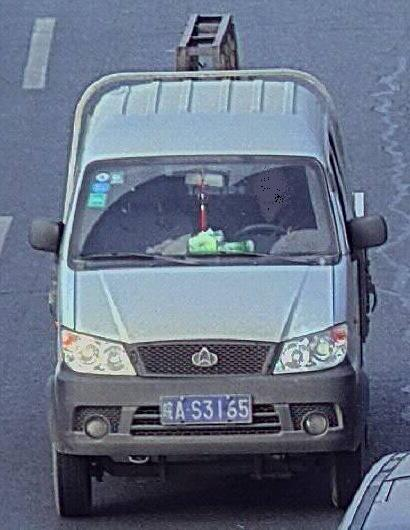
#> input picture plate_ segmentation/segment_color+sobel/image_preprocess/orig3.jpg, 410 x 530 px, found by its file name
$ python Sobel_segment.py   (Python 2 division)   (older library calls are emulated)
#> lines starting #> are read from the running program, lines starting #| are printed output that depends on the picture; after the words box and inside, x2 and y2 are one past the last pixel; in counts of white or black regions, pixels touching at a corner belong together
#decoding: utf-8
#encoding: utf-8

#openCV transform C++ code to python
#python2.7  openCV3.4

import numpy as np
import cv2 as cv
import os
import logging
import time

def ini():

    TM=time.strftime("%Y-%m-%d %H-%M-%S",time.localtime())
    LOG_FORMAT = "%(levelname)s -[:%(lineno)d]- %(message)s"
    logging.basicConfig(level=logging.INFO, format=LOG_FORMAT)
    logging.info('**************************Mason(%s)*******************'%(TM,))

# [4 lines left out: function show, not called in this run]

def save_image(image,name):
    path_out=path+name+'.jpg'
    cv.imwrite(path_out,image)
    logging.info('save image:%s ,done'%name)


#####################
#高斯模糊，降噪
def Gauss(image):
    logging.info('Gauss...')
    image_Guass=cv.GaussianBlur(image, (5, 5), 1.5)
    return image_Guass

#图像灰度化, 三种方式：最大，平均，加权平均
def Gary(image):
    logging.info('Gary...')
    iamge_Gary=cv.cvtColor(image, cv.COLOR_BGR2GRAY)
    return iamge_Gary

#图像增强/边缘检测，sobel算子（选定水平边缘为检测对象）
def Enhencement(image):
    logging.info('Enhencement...')

    Sobel_x=0 # x horizontal，
    Sobel_y= cv.Sobel(image, cv.CV_16S,dx=0,dy=1,ksize=3)
    #dy=1 means vertical, ddepth=CV_16S;,ksize use default;ksize must be 1,3,5,7, what is default?=3
    image_Sobel=Sobel_y
    return image_Sobel

#二值化， 两种方式：全局阈值和 自适应阈值cv.adaptiveThreshold
def Binary(image):
    logging.info('Binary...')
    # for binary type, donot need :MaxvalMaxval=conf.getint('Binary', 'value')# set to be that value,
    return_value,image_Binary=cv.threshold(image,127,255,cv.THRESH_BINARY)
    return image_Binary

#闭操作，区域连接
def Close(image):# should input binary image
    logging.info('Close...')
    kernel=cv.getStructuringElement(cv.MORPH_RECT,(20,20))  #must be int 方阵
    #func explaination   https://blog.csdn.net/qq_31186123/article/details/78770141
    image_Close=cv.morphologyEx(image,cv.MORPH_CLOSE,kernel)

    return image_Close


#计算边界/轮廓
#func explaination https://blog.csdn.net/hjxu2016/article/details/77833336
def Edge(path):#should input binary image
    logging.info('Edge...')
    #calculation
    image=cv.imread(path,cv.CV_8UC1)
    binary,contours, hierarchy = cv.findContours(image,cv.RETR_EXTERNAL,cv.CHAIN_APPROX_NONE)
    #in open CV3， findContours return 3 value; so my version is openCV3

    #draw boundary on the image
    image=cv.drawContours(image,contours,-1,(0,0,255),3)#-1:draw all edge;  3:line width；（0，0，255):RGB color scaler
    image_Edge=image
    return image_Edge,contours #outpur contours is a array,


#不相连的轮廓求最小外界矩形,并添加到原图中
# [12 lines left out: function draw_Min_Rect, not called in this run]


#角度筛选;角度判断与旋转。把倾斜角度大于阈值（如正负30度）的矩形舍弃
def Angle_filter(contours):
    logging.info('Angle_filter...')
    N= np.array(contours).shape[0]
    Box_update=[]
    contours_update=[]
    for i in range (0,N):
        Rect=cv.minAreaRect(contours[i])
        A=Rect[2]#anglle\

        if abs(A)<=20:
            contours_update.append(contours[i])
            Box_update.append(Rect)
    return contours_update,Box_update

#Area筛选box
# [60 lines left out: functions Rect_filter, CutImage, Unisize, segment_box, not called in this run]

'''def sobel_locate(iamge,name):
    logging.info('sobel_locate...')
    image_Gauss=Gauss(image)
    iamge_Gary=Gary(image_Gauss)
    image_Sobel=Enhencement(iamge_Gary)
    image_Binary=Binary(image_Sobel)
    image_Close=Close(image_Binary)
    image_Edge,contours=Edge(image_Close)

    image_located=segment_box(image,contours,'sobel_')

    return image_located'''


#########################

if __name__ == '__main__':
    ini()
    path='./image_proprocess/'

    path_='./image_proprocess/orig3.jpg'

    image_orig=np.array(cv.imread(path_))
#> image_orig is the input picture: shape (530, 410, 3); mean B, G, R 133, 113.1, 102.7


    image_Gauss=Gauss(image_orig)
#> in Gauss, `image_Guass=cv.GaussianBlur(image, (5, 5), 1.5)`:
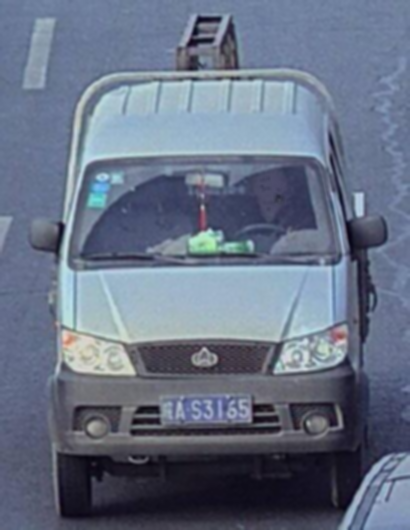
#> image_Guass: shape (530, 410, 3); mean B, G, R 133, 113.1, 102.7
    save_image(image_Gauss,"image_Gauss")

    iamge_Gary=Gary(image_Gauss)
#> in Gary, `iamge_Gary=cv.cvtColor(image, cv.COLOR_BGR2GRAY)`:
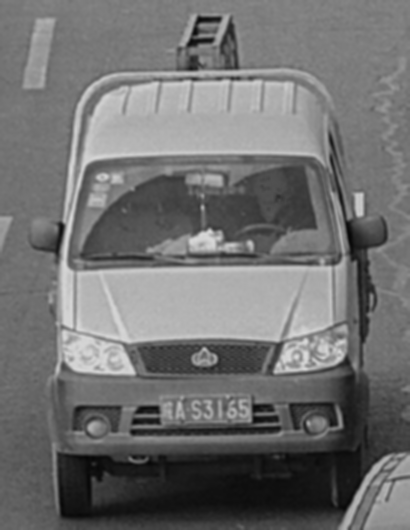
#> iamge_Gary: shape (530, 410); min 6, max 219, mean 112.2
    save_image(iamge_Gary,"image_Gary")

    image_Sobel=Enhencement(iamge_Gary)
#> in Enhencement, `Sobel_y= cv.Sobel(image, cv.CV_16S,dx=0,dy=1,ksize=3)`:
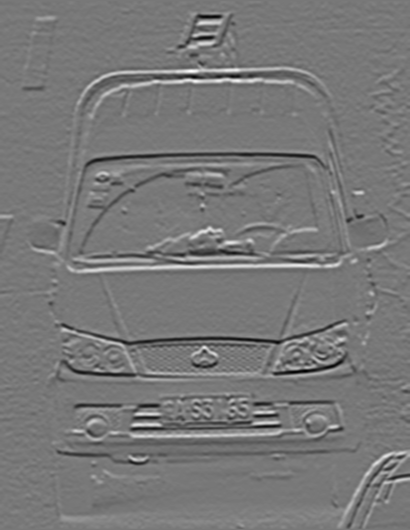
#> Sobel_y: shape (530, 410) int16; min -332, max 370, mean -0.6; drawn with min black and max white
    save_image(image_Sobel,"image_Sobel")
#> call 3 of save_image, with name = 'image_Sobel'
#> in save_image (call 3), `cv.imwrite(path_out,image)`:
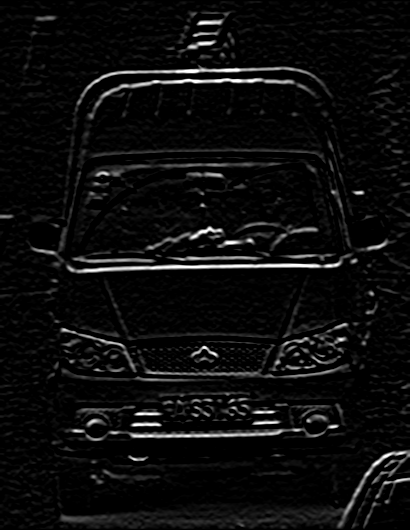
#> saved as image_Sobel.jpg: shape (530, 410); min 0, max 255, mean 12.6

    image_Binary=Binary(image_Sobel)
#> in Binary, `return_value,image_Binary=cv.threshold(image,127,255,cv.THRESH_BINARY)`:
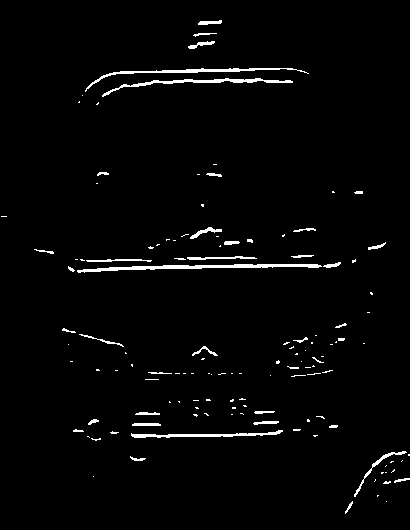
#> image_Binary: shape (530, 410) int16; 2.3% white; 130 white regions (90 under 20 px), largest, box (x1, y1, x2, y2) and area: (77, 264, 322, 273) 834, (85, 68, 309, 92) 574, (102, 78, 293, 97) 564
    save_image(image_Binary,"image_Binary")

    image_Close=Close(image_Binary)
#> in Close, `image_Close=cv.morphologyEx(image,cv.MORPH_CLOSE,kernel)`: image_Close: shape (530, 410) int16; 7.6% white; 26 white regions (9 under 20 px), largest, box (x1, y1, x2, y2) and area: (69, 228, 357, 274) 4283, (74, 399, 339, 462) 3651, (79, 69, 310, 106) 3301
    save_image(image_Close,"image_Close")
    for i in range(0,1):
        image_Close=Close(image_Close)
        save_image(image_Close,"image_Close")
#> this loop made 1 pass
#> pass 1, in Close (call 2), `image_Close=cv.morphologyEx(image,cv.MORPH_CLOSE,kernel)`:
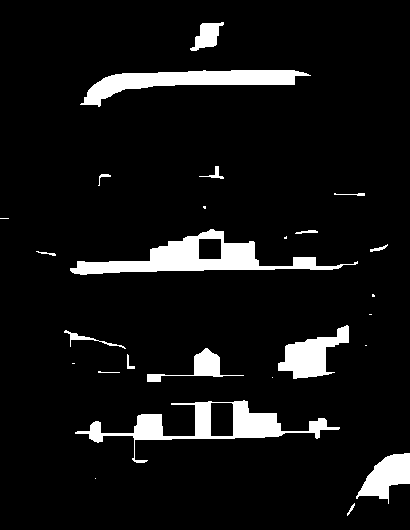
#> image_Close: shape (530, 410) int16; 7.6% white; 26 white regions (9 under 20 px), largest, box (x1, y1, x2, y2) and area: (70, 229, 358, 275) 4283, (75, 400, 340, 463) 3651, (80, 70, 311, 107) 3301


    image_Edge,contours=Edge('./image_proprocess/image_Close.jpg')
#> in Edge, `binary,contours, hierarchy = cv.findContours(image,cv.RETR_EXTERNAL,cv..`: contours = 274 contours, 254 with area under 20; largest, box (x1, y1, x2, y2) and area: (64, 226, 360, 280) 4794, (72, 400, 344, 464) 4414, (80, 64, 312, 112) 3527, (272, 320, 352, 384) 1980, (352, 448, 410, 504) 1538
#> in Edge, `image=cv.drawContours(image,contours,-1,(0,0,255),3)#-1:draw all edge;..`:
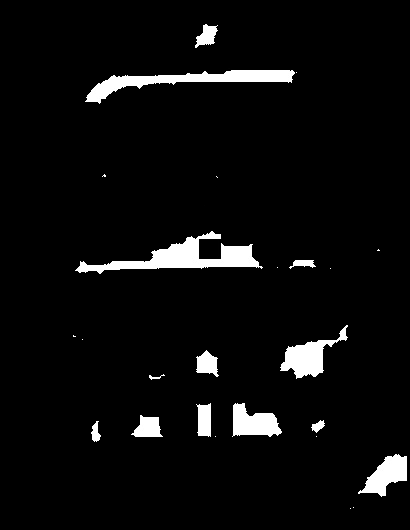
#> image: shape (530, 410); min 0, max 255, mean 12.3
    save_image(image_Edge,"image_Edge")
    #print np.array(contours).shape
    filter=1 #1 means open the two filters
    if filter!=1:
        image_with_MinRect=draw_Min_Rect(image_orig,contours)
        save_image(image_with_MinRect,"image_with_MinRect")
    else:
#> (the run stopped early here; a loop or call above may not have finished)

$ run again, with plate_ segmentation/segment_color+sobel/image_preprocess/orig4.jpg copied over plate_ segmentation/segment_color+sobel/image_preprocess/orig3.jpg
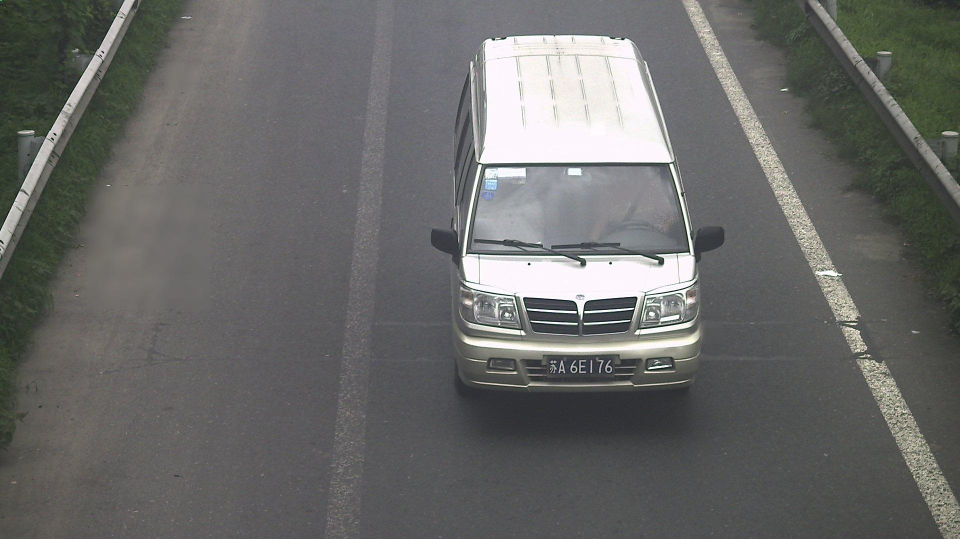
#> input picture plate_ segmentation/segment_color+sobel/image_preprocess/orig4.jpg, 1920 x 1078 px, found by its file name (shown at 1/2 size)
#> image_orig is the input picture: shape (1078, 1920, 3); mean B, G, R 103.5, 105.1, 104.6
#> in Binary, `return_value,image_Binary=cv.threshold(image,127,255,cv.THRESH_BINARY)`:
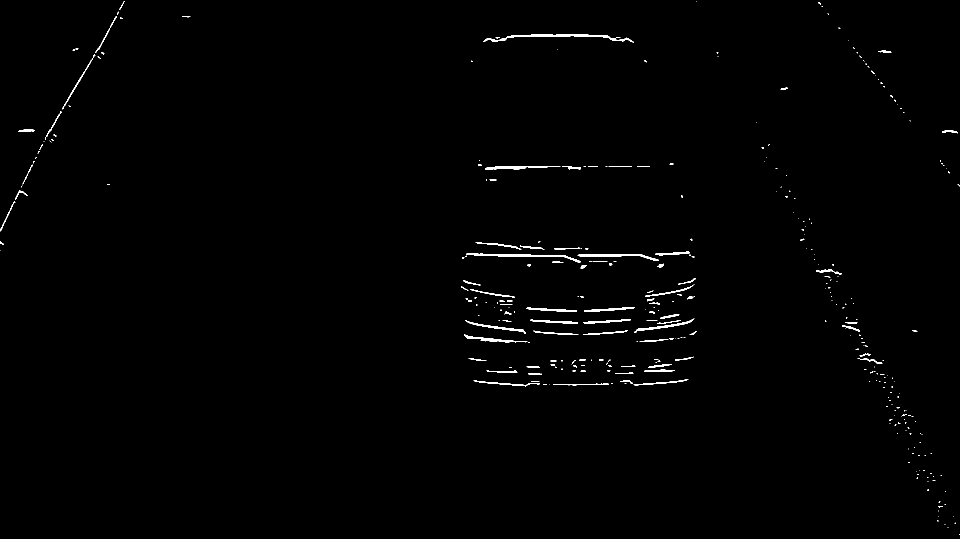
#> image_Binary: shape (1078, 1920) int16 (shown at 1/2 size); 0.71% white; 333 white regions (240 under 20 px), largest, box (x1, y1, x2, y2) and area: (967, 69, 1268, 86) 1143, (933, 506, 1162, 525) 876, (1155, 508, 1318, 522) 644
#> image_Close: shape (1078, 1920) int16; 2.2% white; 104 white regions (65 under 20 px), largest, box (x1, y1, x2, y2) and area: (923, 557, 1395, 687) 18595, (932, 483, 1382, 539) 7651, (1712, 677, 1833, 869) 4348
#> in Edge, `binary,contours, hierarchy = cv.findContours(image,cv.RETR_EXTERNAL,cv..`: contours = 862 contours, 816 with area under 20; largest, box (x1, y1, x2, y2) and area: (920, 554, 1397, 688) 21376, (920, 480, 1392, 544) 7907, (1680, 632, 1848, 888) 5378, (1096, 720, 1384, 776) 3484, (88, 0, 256, 288) 2030
#> in Edge, `image=cv.drawContours(image,contours,-1,(0,0,255),3)#-1:draw all edge;..`:
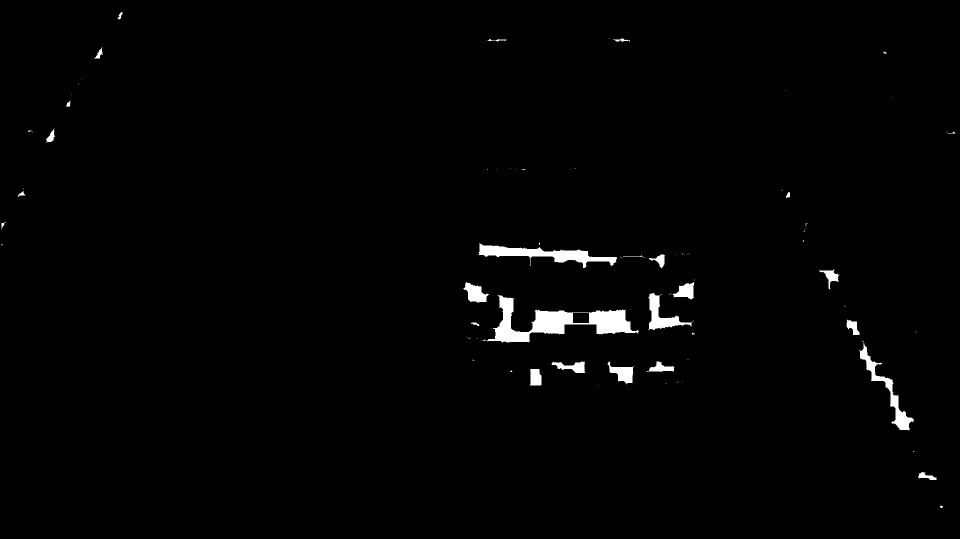
#> image: shape (1078, 1920) (shown at 1/2 size); min 0, max 255, mean 3.4
